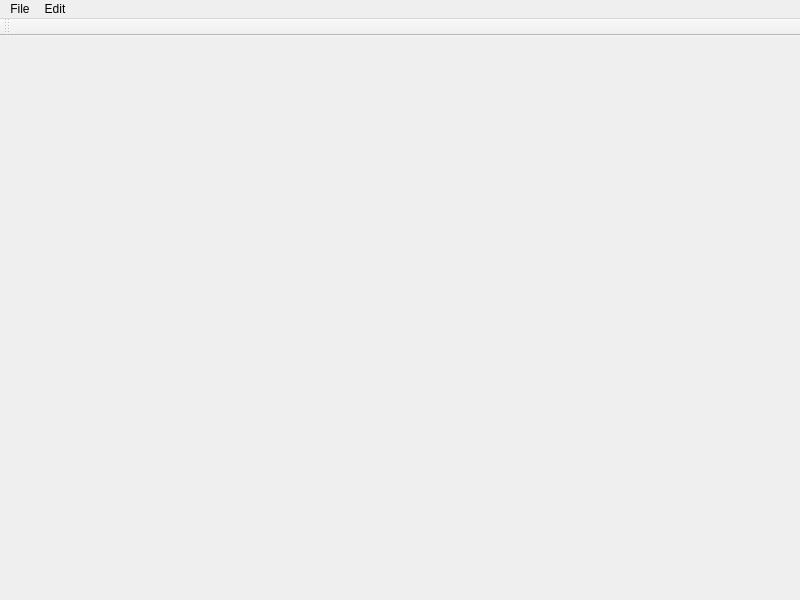
<?xml version="1.0" encoding="UTF-8"?>
<ui version="4.0">
 <class>VisualisationWidget</class>
 <widget class="QMainWindow" name="VisualisationWidget">
  <property name="geometry">
   <rect>
    <x>0</x>
    <y>0</y>
    <width>800</width>
    <height>600</height>
   </rect>
  </property>
  <property name="windowTitle">
   <string>MainWindow</string>
  </property>
  <widget class="QWidget" name="centralwidget">
   <layout class="QGridLayout" name="gridLayout_2">
    <item row="0" column="0">
     <layout class="QGridLayout" name="gridLayout"/>
    </item>
   </layout>
  </widget>
  <widget class="QMenuBar" name="menubar">
   <property name="geometry">
    <rect>
     <x>0</x>
     <y>0</y>
     <width>800</width>
     <height>22</height>
    </rect>
   </property>
   <widget class="QMenu" name="menuFile">
    <property name="title">
     <string>File</string>
    </property>
    <addaction name="actionSave"/>
    <addaction name="actionSave_As"/>
   </widget>
   <widget class="QMenu" name="menuEdit">
    <property name="title">
     <string>Edit</string>
    </property>
   </widget>
   <addaction name="menuFile"/>
   <addaction name="menuEdit"/>
  </widget>
  <widget class="QToolBar" name="toolBar">
   <property name="windowTitle">
    <string>toolBar</string>
   </property>
   <attribute name="toolBarArea">
    <enum>TopToolBarArea</enum>
   </attribute>
   <attribute name="toolBarBreak">
    <bool>false</bool>
   </attribute>
  </widget>
  <action name="actionSave">
   <property name="text">
    <string>Save Figure</string>
   </property>
  </action>
  <action name="actionSave_As">
   <property name="text">
    <string>Save Figure As</string>
   </property>
  </action>
  <action name="actionSelect_Variables">
   <property name="text">
    <string>Select Variables</string>
   </property>
  </action>
  <action name="actionSelect_Variables_2">
   <property name="text">
    <string>Select Variables</string>
   </property>
  </action>
  <action name="actionSelect_Vars">
   <property name="text">
    <string>Select Variables</string>
   </property>
  </action>
 </widget>
 <resources/>
 <connections/>
</ui>
